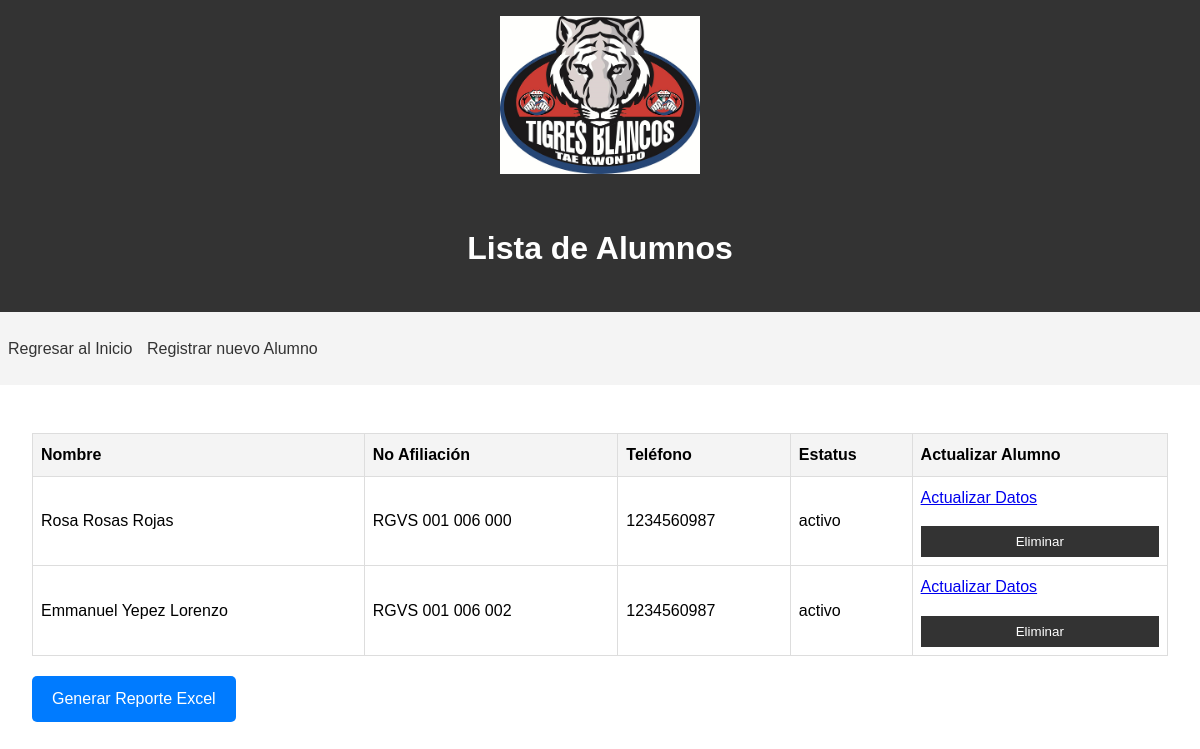
/consulta_alumnos, run on the app's committed database.
### app.py (models this page shows)
class Alumno(Base):
    __tablename__ = 'alumnos'
    id = Column(Integer, primary_key=True)
    apaterno = Column(String(50), nullable=False)
    apmaterno = Column(String(50), nullable=False)
    nombre = Column(String(50), nullable=False)
    fbday = Column(Date, nullable=False)
    curp = Column(String(18), unique=True, nullable=False)
    calle = Column(String(100), nullable=True)
    numero = Column(String(10), nullable=False)
    colonia = Column(String(100), nullable=False)
    email = Column(String(100), nullable=False)
    telefono = Column(String(15), nullable=False)
    numafiliacion = Column(String(20), unique=True, nullable=True)
    estatus = Column(String(10), nullable=False)
    pagos = relationship("Pago", back_populates="alumno")

### app.py (the view)
@app.route('/consulta_alumnos')
def lista_alumnos():
    session = Session()
    try:
        alumnos = session.query(Alumno).all()
        return render_template('lista_alumnos.html', alumnos=alumnos)
    except Exception as e:
        return f"Error: {str(e)}"
    finally:
        session.close()

### templates/lista_alumnos.html (shortened to what this page needs)
<!DOCTYPE html>
<html lang="es">
<head>
    <link rel="stylesheet" href="{{ url_for('static', filename='css/styles.css') }}">
</head>
<body>
    <header>
        <img src="{{ url_for('static', filename='img/logo.png') }}" alt="Logotipo de la escuela" class="logo" width = "800" height="341">
        <h1>Lista de Alumnos</h1>
    </header>
    <nav>
        <ul>
            <li><a href="{{ url_for('index') }}">Regresar al Inicio</a></li>
            <li><a href="{{ url_for('registro') }}">Registrar nuevo Alumno</a></li>
        </ul>
    </nav>
    <main>
        <table>
            <thead>
                <tr>
                    <th>Nombre</th>
                    <th>No Afiliación</th>
                    <th>Teléfono</th>
                    <th>Estatus</th>
                    <th>Actualizar Alumno</th>
                </tr>
            </thead>
            <tbody>
                {% for alumno in alumnos %}
                <tr>
                    <td>{{ alumno.nombre }} {{ alumno.apaterno }} {{ alumno.apmaterno }}</td>
                    <td>{{ alumno.numafiliacion }}</td>
                    <td>{{ alumno.telefono }}</td>
                    <td>{{ alumno.estatus }}</td>
                    <td>
                        <a href="{{ url_for('detalle_alumno', id=alumno.id) }}">Actualizar Datos</a>
                        <button class="eliminar-alumno" data-id="{{ alumno.id }}" >Eliminar</button>
                    </td>
                </tr>
                {% endfor %}
            </tbody>
        </table>
        <a href="{{ url_for('generar_reporte') }}" class="button">Generar Reporte Excel</a>
    </main>
</body>
</html>

### static/css/styles.css (style rules this page uses)
body { font-family: Arial, sans-serif; line-height: 1.6; margin: 0; padding: 0; }
header { background-color: #333; color: #fff; text-align: center; padding: 1rem; }
.logo { max-width: 100%; height: auto; object-fit: cover; object-position: bottom; }
nav { background-color: #f4f4f4; padding: 0.5rem; }
nav ul { list-style-type: none; padding: 0; }
nav ul li { display: inline; margin-right: 10px; }
nav ul li a { text-decoration: none; color: #333; }
main { padding: 2rem; }
button { display: block; width: 100%; padding: 0.5rem; background-color: #333; color: #fff; border: none; cursor: pointer; margin-top: 1rem; }
table { width: 100%; border-collapse: collapse; margin-top: 1rem; }
th, td { border: 1px solid #ddd; padding: 0.5rem; text-align: left; }
th { background-color: #f4f4f4; }
.button { display: inline-block; padding: 0.5rem 1rem; background-color: #333; color: #fff; text-decoration: none; margin-top: 1rem; }
.logo { max-width: 200px; margin-bottom: 20px; }
.button { display: inline-block; padding: 10px 20px; margin-top: 20px; background-color: #333; color: white; text-decoration: none; border-radius: 5px; }
.button { display: inline-block; padding: 10px 20px; margin-top: 20px; background-color: #007bff; color: white; text-decoration: none; border-radius: 5px; }

### data on the page
Alumno: nombre "Rosa", apaterno "Rosas", apmaterno "Rojas", numafiliacion "RGVS 001 006 000", telefono "1234560987", estatus "activo"
Alumno: nombre "Emmanuel", apaterno "Yepez", apmaterno "Lorenzo", numafiliacion "RGVS 001 006 002", telefono "1234560987", estatus "activo"
